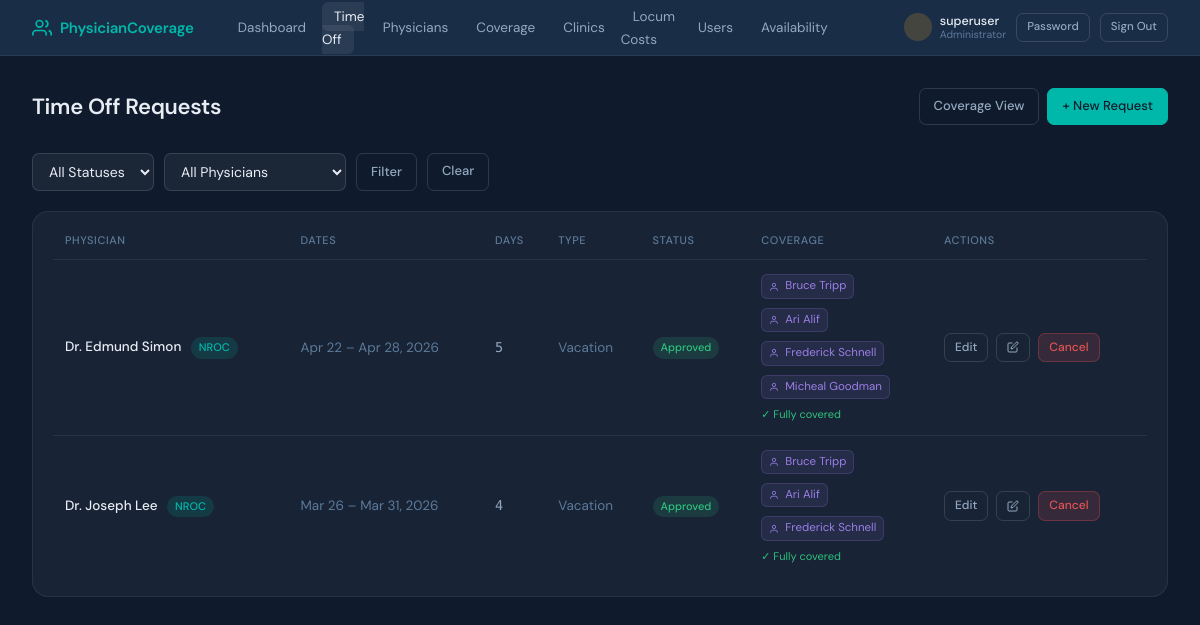
The page /time-off/ (signed in) on the database as committed earlier.
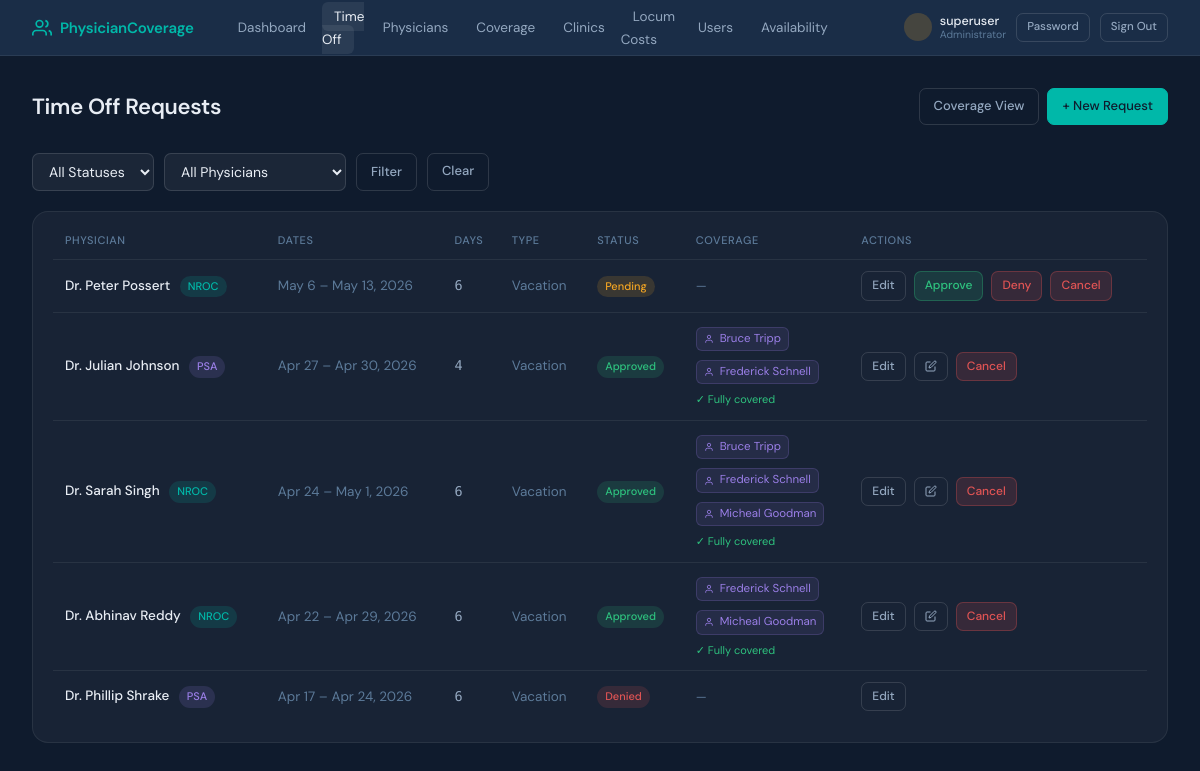
The same page on the database as committed later.
### coverage_tracker/models.py (models this page shows, shortened)
class TimeOffRequest(models.Model):
    STATUS_CHOICES = [
        ('pending', 'Pending'),
        ('approved', 'Approved'),
        ('denied', 'Denied'),
        ('cancelled', 'Cancelled'),
    ]
    TYPE_CHOICES = [
        ('vacation', 'Vacation'),
        ('sick', 'Sick Leave'),
        ('conference', 'Conference / CME'),
        ('personal', 'Personal'),
        ('other', 'Other'),
    ]
    physician = models.ForeignKey(Physician, on_delete=models.CASCADE, related_name='time_off_requests')
    start_date = models.DateField()
    end_date = models.DateField()
    request_type = models.CharField(max_length=20, choices=TYPE_CHOICES, default='vacation')
    status = models.CharField(max_length=20, choices=STATUS_CHOICES, default='pending')
    notes = models.TextField(blank=True)
    created_at = models.DateTimeField(auto_now_add=True)
    updated_at = models.DateTimeField(auto_now=True)
    class Meta:
        ordering = ['-start_date']
    @property
    def duration_days(self):
        total = 0
        current = self.start_date
        year = self.start_date.year
        holidays = get_holidays(year)
        while current <= self.end_date:
            if current.weekday() < 5 and not current in holidays:  # 0=Mon, 4=Fri, 5=Sat, 6=Sun
                total += 1
            current += datetime.timedelta(days=1)
        return total

class Physician(models.Model):
    PHYSICIAN_TYPE_CHOICES = [
        ('regular', 'NROC Physician'),
        ('locum', 'Locum / Covering Physician'),
        ('psa', 'PSA Physician'),
    ]
    user = models.OneToOneField(User, on_delete=models.CASCADE, null=True, blank=True)
    first_name = models.CharField(max_length=100)
    last_name = models.CharField(max_length=100)
    email = models.EmailField(unique=True)
    physician_type = models.CharField(max_length=10, choices=PHYSICIAN_TYPE_CHOICES, default='regular')
    total_vacation_days = models.PositiveIntegerField(
        default=20,
        help_text="Annual vacation day allocation (for NROC physicians)"
    )
    daily_rate = models.DecimalField(
        max_digits=10, decimal_places=2, null=True, blank=True,
        help_text="Legacy / standard daily rate (kept for reference — hourly rate is used for pay)"
    )
    hourly_rate = models.DecimalField(
        max_digits=10, decimal_places=2, null=True, blank=True,
        help_text="Hourly rate for locum physicians. Daily pay = hourly rate × hours worked."
    )
    agency = models.CharField(
        max_length=200, blank=True,
        help_text="Staffing agency name (for locum physicians)"
    )
    is_active = models.BooleanField(default=True)
    class Meta:
        ordering = ['physician_type', 'last_name', 'first_name']
    def __str__(self):
        return f"Dr. {self.first_name} {self.last_name}"
    @property
    def is_regular(self):
        return self.physician_type == 'regular'
    @property
    def is_psa(self):
        return self.physician_type == 'psa'

### coverage_tracker/views.py (the view, shortened to what this page needs)
# urls.py: path('time-off/', views.time_off_list, name='time_off_list'),
@login_required_custom
def time_off_list(request):
    profile = getattr(request.user, 'profile', None)
    is_admin = bool(profile and profile.is_admin)
    is_physician_admin = bool(profile and profile.is_physician_admin)
    can_approve = bool(profile and profile.can_approve_time_off)
    status = request.GET.get('status', '')
    physician_id = request.GET.get('physician', '')
    qs = TimeOffRequest.objects.select_related('physician').order_by('-start_date')
    viewer_scope = profile.scope if profile else 'nroc'
    SCOPE_TO_TYPE = {'nroc': ['regular'], 'psa': ['psa'], 'all': ['regular', 'psa']}
    if is_admin:
        if status:
            qs = qs.filter(status=status)
        if physician_id:
            qs = qs.filter(physician_id=physician_id)
    physicians = Physician.objects.filter(is_active=True, physician_type__in=['regular', 'psa'])
    viewer_physician = profile.physician if profile else None
    enriched_requests = []
    for req in qs:
        coverage = None
        coverage_status = None
        if req.status == 'approved':
            assignments = CoverageAssignment.objects.filter(
                covered_physician=req.physician,
                date__gte=req.start_date,
                date__lte=req.end_date,
            ).select_related('covering_physician', 'clinic').order_by('date')
            covered_dates = set(a.date for a in assignments)
            all_dates_count = req.duration_days
            if assignments.exists():
                if len(covered_dates) >= all_dates_count:
                    coverage_status = 'full'
                else:
                    coverage_status = 'partial'
            else:
                coverage_status = 'none'
            locum_names = list({a.covering_physician for a in assignments})
            coverage = locum_names
        enriched_requests.append({
            'req': req,
            'coverage': coverage,
            'coverage_status': coverage_status,
            'is_own': viewer_physician is not None and req.physician_id == viewer_physician.pk,
        })
    return render(request, 'coverage_tracker/time_off_list.html', {
        'enriched_requests': enriched_requests,
        'physicians': physicians,
        'status_filter': status,
        'physician_filter': physician_id,
        'is_admin': is_admin,
        'is_physician_admin': is_physician_admin,
        'can_approve': can_approve,
    })

### coverage_tracker/context_processors.py (called while the page is built)
def user_profile(request):
    if request.user.is_authenticated:
        try:
            _ = request.user.profile
        except Exception:
            UserProfile.objects.get_or_create(
                user=request.user,
                defaults={'role': 'admin' if request.user.is_superuser else 'physician'}
            )
    return {}

### coverage_tracker/models.py (called while the page is built)
def get_holidays(year):
    holidays = []
    holidays.append(date(year, 1, 1))   # New Year's Day
    holidays.append(date(year, 7, 4))   # Independence Day
    holidays.append(date(year, 12, 25)) # Christmas Day
    may_cal = calendar.monthcalendar(year, 5)
    last_monday_may = [week[0] for week in may_cal if week[0] != 0][-1]
    holidays.append(date(year, 5, last_monday_may))
    sep_cal = calendar.monthcalendar(year, 9)
    first_monday_sep = next(week[0] for week in sep_cal if week[0] != 0)
    holidays.append(date(year, 9, first_monday_sep))
    nov_cal = calendar.monthcalendar(year, 11)
    thursdays = [week[3] for week in nov_cal if week[3] != 0]  # Thursday index = 3
    fourth_thursday = thursdays[3]
    holidays.append(date(year, 11, fourth_thursday))
    return sorted(holidays)

### coverage_tracker/templates/coverage_tracker/time_off_list.html (shortened to what the changed rows need)
{% extends "coverage_tracker/base.html" %}
{% block content %}
<div class="page-header">
  <h1>Time Off Requests</h1>
</div>
<div class="card">
  <div class="table-wrap">
    <table>
      <thead>
        <tr>
          <th>Physician</th>
          <th>Dates</th>
          <th>Days</th>
          <th>Type</th>
          <th>Status</th>
          {% if is_admin %}<th>Coverage</th>{% endif %}
          <th>Actions</th>
        </tr>
      </thead>
      <tbody>
        {% for item in enriched_requests %}
        {% with req=item.req %}
        <tr>
          <td>
            {% if is_admin %}
           <a href="/physicians/{{ req.physician.pk }}/" style="color:var(--text); text-decoration:none; font-weight:500;">
           {{ req.physician }}
           </a>
            {% if req.physician.is_regular %}
             <span class="badge" style="background:rgba(0,184,169,0.15);color:var(--teal);margin-left:6px;">NROC</span>
           {% elif req.physician.is_psa %}
            <span class="badge" style="background:rgba(155,127,232,0.15);color:var(--purple);margin-left:6px;">PSA</span>
            {% endif %}
            {% else %}
            <span style="font-weight:500;">{{ req.physician }}</span>
          {% endif %}
        </td>
          <td class="text-muted">{{ req.start_date|date:"M j" }} – {{ req.end_date|date:"M j, Y" }}</td>
          <td style="font-family:'DM Mono',monospace;">{{ req.duration_days }}</td>
          <td class="text-muted">{{ req.get_request_type_display }}</td>
          <td><span class="badge badge-{{ req.status }}">{{ req.get_status_display }}</span></td>
          {% if is_admin %}
          <td>
            {% if req.status == 'approved' %}
              {% if item.coverage_status == 'full' %}
                <div style="display:flex; flex-direction:column; gap:3px;">
                  {% for locum in item.coverage %}
                  <div class="locum-tag" style="font-size:11.5px; padding:2px 7px; width:fit-content;">
                    <svg width="10" height="10" viewBox="0 0 24 24" fill="none" stroke="currentColor" stroke-width="2"><path d="M20 21v-2a4 4 0 0 0-4-4H8a4 4 0 0 0-4 4v2"/><circle cx="12" cy="7" r="4"/></svg>
                    {{ locum.first_name }} {{ locum.last_name }}
                  </div>
                  {% endfor %}
                  <span style="font-size:11px; color:var(--green); margin-top:1px;">✓ Fully covered</span>
                </div>
              {% else %}
                <a href="/time-off/{{ req.pk }}/assign-locum/" style="font-size:12px; color:var(--amber); text-decoration:none;">
                  + Assign locum
                </a>
              {% endif %}
            {% else %}
              <span class="text-muted text-sm">—</span>
            {% endif %}
          </td>
          {% endif %}
          <td>
            <div class="flex gap-2">
              {% if can_approve %}
                {%if is_admin%}
                <a href="/time-off/{{ req.pk }}/edit/" class="btn btn-ghost btn-sm">Edit</a>
                {% endif %}
                {% if req.status == 'pending' %}
                  <a href="/time-off/{{ req.pk }}/approve/" class="btn btn-success btn-sm">Approve</a>
                  <a href="/time-off/{{ req.pk }}/deny/" class="btn btn-danger btn-sm">Deny</a>
                {% endif %}
                {% if req.status == 'approved' and is_admin%}
                  <a href="/time-off/{{ req.pk }}/assign-locum/" class="btn btn-ghost btn-sm" title="Edit coverage">
                    <svg width="12" height="12" viewBox="0 0 24 24" fill="none" stroke="currentColor" stroke-width="2"><path d="M11 4H4a2 2 0 0 0-2 2v14a2 2 0 0 0 2 2h14a2 2 0 0 0 2-2v-7"/><path d="M18.5 2.5a2.121 2.121 0 0 1 3 3L12 15l-4 1 1-4 9.5-9.5z"/></svg>
                  </a>
                {% endif %}
                {% if req.status == 'pending' and is_admin or req.status == 'approved' and is_admin %}
                  <a href="/time-off/{{ req.pk }}/cancel/"
                     class="btn btn-danger btn-sm"
                     onclick="return confirm('Cancel this time off request?')">Cancel</a>
                {% endif %}
              {% endif %}
            </div>
          </td>
        </tr>
        {% endwith %}
        {% empty %}
        <tr>
          <td colspan="7" style="text-align:center; padding:2rem;" class="empty-state">
            {% if is_admin %}No requests found.{% else %}You have no time off requests yet. <a href="/time-off/add/" style="color:var(--teal);">Submit one</a>.{% endif %}
          </td>
        </tr>
        {% endfor %}
      </tbody>
    </table>
  </div>
</div>
{% endblock %}

Rows that differ between the two databases and show on the page:
removed TimeOffRequest: req.physician "Dr. Edmund Simon", shows "NROC", req.start_date "Apr 22", req.end_date "Apr 28, 2026", req.duration_days "5", req.request_type "Vacation", req.status "Approved", Physician (first_name "Bruce", last_name "Tripp"), Physician (first_name "Frederick", last_name "Schnell"), Physician (first_name "Micheal", last_name "Goodman")
no longer on this page (row edited): Physician: first_name "Ari", last_name "Alif"
removed TimeOffRequest: req.physician "Dr. Joseph Lee", shows "NROC", req.start_date "Mar 26", req.end_date "Mar 31, 2026", req.duration_days "4", req.request_type "Vacation", req.status "Approved", Physician (first_name "Bruce", last_name "Tripp"), Physician (first_name "Frederick", last_name "Schnell")
added TimeOffRequest: req.physician "Dr. Peter Possert", shows "NROC", req.start_date "May 6", req.end_date "May 13, 2026", req.duration_days "6", req.request_type "Vacation", req.status "Pending"
added TimeOffRequest: req.physician "Dr. Julian Johnson", shows "PSA", req.start_date "Apr 27", req.end_date "Apr 30, 2026", req.duration_days "4", req.request_type "Vacation", req.status "Approved", Physician (first_name "Bruce", last_name "Tripp"), Physician (first_name "Frederick", last_name "Schnell")
added TimeOffRequest: req.physician "Dr. Sarah Singh", shows "NROC", req.start_date "Apr 24", req.end_date "May 1, 2026", req.duration_days "6", req.request_type "Vacation", req.status "Approved", Physician (first_name "Bruce", last_name "Tripp"), Physician (first_name "Frederick", last_name "Schnell"), Physician (first_name "Micheal", last_name "Goodman")
added TimeOffRequest: req.physician "Dr. Abhinav Reddy", shows "NROC", req.start_date "Apr 22", req.end_date "Apr 29, 2026", req.duration_days "6", req.request_type "Vacation", req.status "Approved", Physician (first_name "Frederick", last_name "Schnell"), Physician (first_name "Micheal", last_name "Goodman")
added TimeOffRequest: req.physician "Dr. Phillip Shrake", shows "PSA", req.start_date "Apr 17", req.end_date "Apr 24, 2026", req.duration_days "6", req.request_type "Vacation", req.status "Denied"
